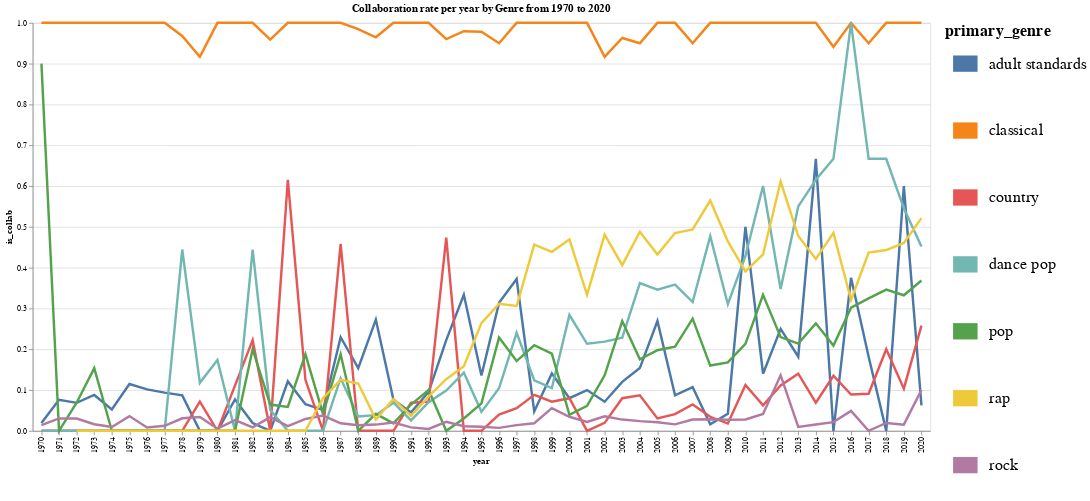

The cell this chart's notebook holds for it:
### Markdown cell above
# Genre Line & Genre Popularity Scatter

### Code cell
%run genre_line.ipynb

line_chart # For usage, shift click different countries

### Figure 1 — Vega-Lite specification as saved in the notebook (floating-point values rounded to 4 significant figures; data arrays with more than 128 entries replaced by an {"elided": "..."} marker saying what was removed)
{"config": {"view": {"continuousWidth": 400, "continuousHeight": 300}, "legend": {"labelFontSize": 20, "symbolSize": 900, "symbolStrokeWidth": 20, "titleFontSize": 20}}, "data": {"name": "data-d24f9c9d2f8b5f21f98858408d24e3b1"}, "mark": {"type": "line", "size": 3}, "encoding": {"color": {"type": "nominal", "field": "primary_genre"}, "opacity": {"condition": {"value": 1, "selection": "selector020"}, "value": 0.2}, "tooltip": [{"type": "quantitative", "field": "is_collab"}, {"type": "quantitative", "field": "year"}, {"type": "nominal", "field": "primary_genre"}], "x": {"type": "ordinal", "field": "year"}, "y": {"type": "quantitative", "field": "is_collab"}}, "height": 500, "selection": {"selector020": {"type": "multi", "fields": ["primary_genre"], "bind": "legend"}}, "title": "Collaboration rate per year by Genre from 1970 to 2020", "width": 1100, "$schema": "https://vega.github.io/schema/vega-lite/v4.8.1.json", "datasets": {"data-d24f9c9d2f8b5f21f98858408d24e3b1": {"elided": "354 records"}}}
